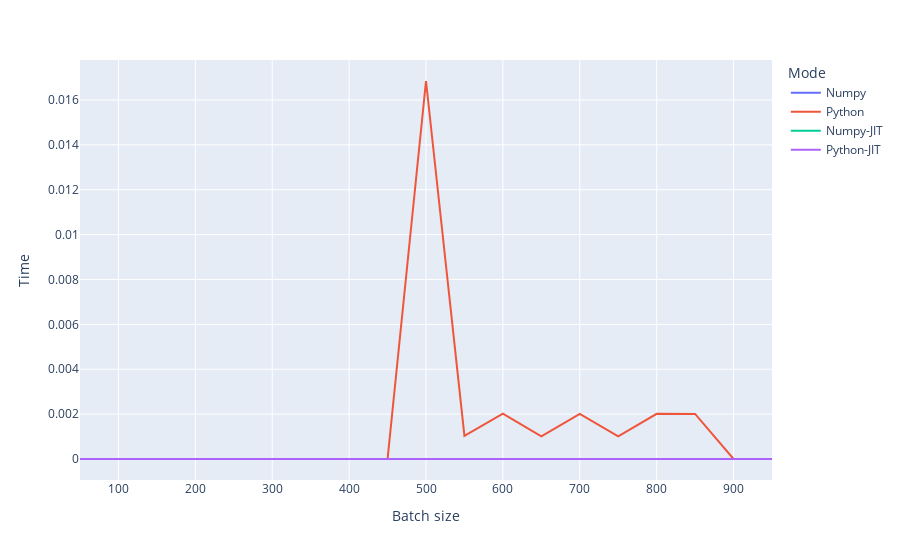

Here is the notebook cell this chart was saved with:
### Markdown cell above
Ahora, grafiquen los tiempos tomados y comente los desempeños.

**Nota:** Ejecuten las funciones compiladas con algún ejemplo antes de graficar. De lo contrario, les indicará el tiempo de compilación, cosa que no queremos medir

### Code cell
###### Código Aquí ######
df = pd.concat([con_np, sin_np, con_np_jit, sin_np_jit])
#df
px.line(df,x='Batch size', y='Time', color='Mode')
#px.line(sin_np,x='Batch size', y='Time')

### Figure 1 — Plotly figure (JSON) as saved in the notebook; plotly's stock layout.template omitted (floating-point values rounded to 4 significant figures)
{"data": [{"hovertemplate": "Mode=Numpy<br>Batch size=%{x}<br>Time=%{y}<extra></extra>", "legendgroup": "Numpy", "line": {"color": "#636efa", "dash": "solid"}, "marker": {"symbol": "circle"}, "mode": "lines", "name": "Numpy", "orientation": "v", "showlegend": true, "type": "scatter", "x": [50, 100, 150, 200, 250, 300, 350, 400, 450, 500, 550, 600, 650, 700, 750, 800, 850, 900, 950], "xaxis": "x", "y": [0, 0, 0, 0, 0, 0, 0, 0, 0, 0, 0, 0, 0, 0, 0, 0, 0, 0, 0], "yaxis": "y"}, {"hovertemplate": "Mode=Python<br>Batch size=%{x}<br>Time=%{y}<extra></extra>", "legendgroup": "Python", "line": {"color": "#EF553B", "dash": "solid"}, "marker": {"symbol": "circle"}, "mode": "lines", "name": "Python", "orientation": "v", "showlegend": true, "type": "scatter", "x": [50, 100, 150, 200, 250, 300, 350, 400, 450, 500, 550, 600, 650, 700, 750, 800, 850, 900, 950], "xaxis": "x", "y": [0, 0, 0, 0, 0, 0, 0, 0, 0, 0.01685, 0.001027, 0.002017, 0.001007, 0.002012, 0.001006, 0.002014, 0.00201, 0, 0], "yaxis": "y"}, {"hovertemplate": "Mode=Numpy-JIT<br>Batch size=%{x}<br>Time=%{y}<extra></extra>", "legendgroup": "Numpy-JIT", "line": {"color": "#00cc96", "dash": "solid"}, "marker": {"symbol": "circle"}, "mode": "lines", "name": "Numpy-JIT", "orientation": "v", "showlegend": true, "type": "scatter", "x": [50, 100, 150, 200, 250, 300, 350, 400, 450, 500, 550, 600, 650, 700, 750, 800, 850, 900, 950], "xaxis": "x", "y": [0, 0, 0, 0, 0, 0, 0, 0, 0, 0, 0, 0, 0, 0, 0, 0, 0, 0, 0], "yaxis": "y"}, {"hovertemplate": "Mode=Python-JIT<br>Batch size=%{x}<br>Time=%{y}<extra></extra>", "legendgroup": "Python-JIT", "line": {"color": "#ab63fa", "dash": "solid"}, "marker": {"symbol": "circle"}, "mode": "lines", "name": "Python-JIT", "orientation": "v", "showlegend": true, "type": "scatter", "x": [50, 100, 150, 200, 250, 300, 350, 400, 450, 500, 550, 600, 650, 700, 750, 800, 850, 900, 950], "xaxis": "x", "y": [0, 0, 0, 0, 0, 0, 0, 0, 0, 0, 0, 0, 0, 0, 0, 0, 0, 0, 0], "yaxis": "y"}], "layout": {"autosize": true, "legend": {"title": {"text": "Mode"}, "tracegroupgap": 0}, "margin": {"t": 60}, "xaxis": {"anchor": "y", "autorange": true, "domain": [0, 1], "range": [50, 950], "title": {"text": "Batch size"}, "type": "linear"}, "yaxis": {"anchor": "x", "autorange": true, "domain": [0, 1], "range": [-0.0009359, 0.01778], "title": {"text": "Time"}, "type": "linear"}}}
